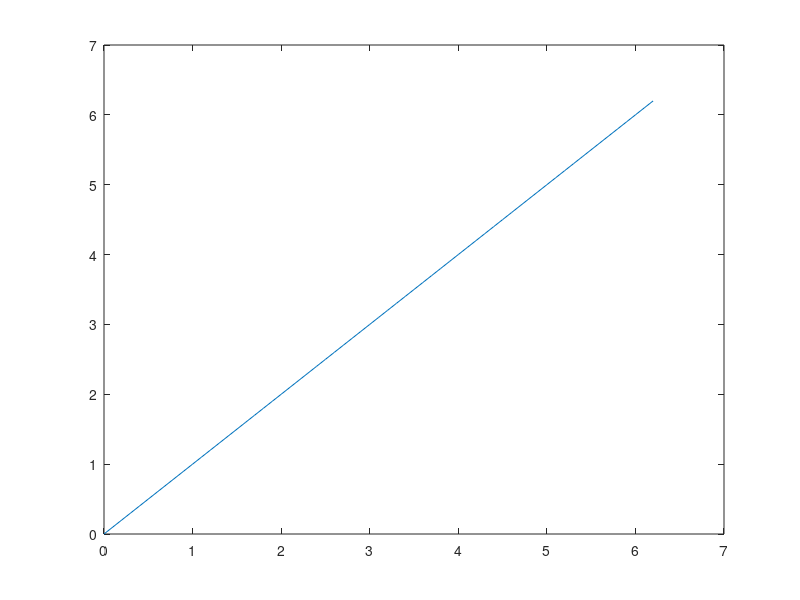

Reproduce this figure in MATLAB.
clc
clear all
close all

t0=0;
tf=2*pi;
dt=0.1;

t=0:dt:tf;

for i=1:length(t)
    T(i)=t(i);
    if t(i)>=0;
       %%xt(i)=1;
       xt(i)=t(i);
    else
       xt(i)=0;
    end
    %%xt(i)=sin(t(i));
    pause(dt)
    plot(T,xt)
end

%%xt=sin(t);

%%plot(t,xt)